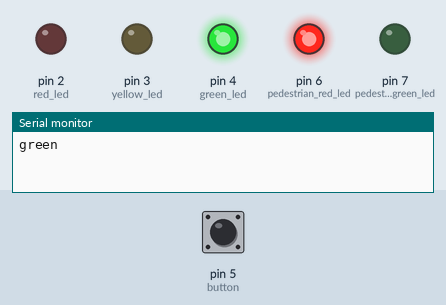
Recording of a sketch running on a simulated Arduino Uno, built with avr-gcc and run on an emulated ATmega328P. Shown: output pins drawn as LEDs (lit = HIGH), the last lines printed to the serial monitor. The inputs (shaded band) are chosen by the test bench; at power-on: pin 5 (button) HIGH.

Above: at 0.1 s.
At 10.4 s:
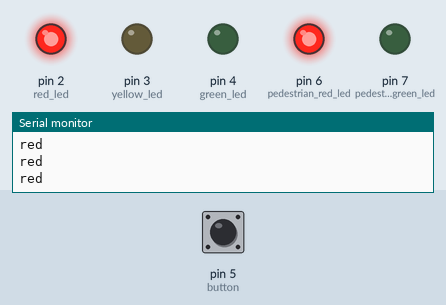
10.5 s: pin 5 (button) pulled LOW for 1.2 s
At 17.4 s:
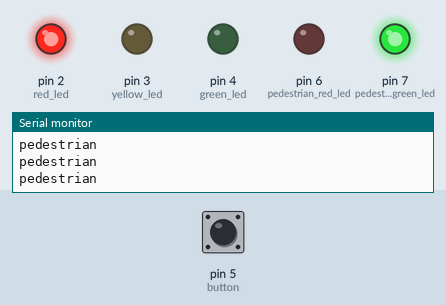
Timing chart, 0 to 18.9 s (numbered marks = the images above; inputs shaded):
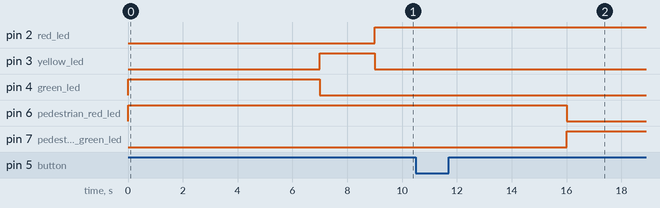

The sketch:

Task_6_-_arduino1.ino
```cpp
int red_led = 2;
int yellow_led = 3;
int green_led = 4;
int button = 5;
int pedestrian_red_led = 6;
int pedestrian_green_led = 7;

int signal_traffic = 0;
int signal_pedestrian = 1;

enum State {
  TRAFFIC_GREEN,
  TRAFFIC_YELLOW,
  TRAFFIC_RED,
  TRAFFIC_YELLOW_AFTER_RED,
  PEDESTRIAN_GREEN
};

State currentState = TRAFFIC_GREEN;

bool pedestrianRequest = false;
int timer = 0;

void setup() {
  pinMode(red_led, OUTPUT);
  pinMode(yellow_led, OUTPUT);
  pinMode(green_led, OUTPUT);
  pinMode(pedestrian_red_led, OUTPUT);
  pinMode(pedestrian_green_led, OUTPUT);
  pinMode(button, INPUT_PULLUP);

  Serial.begin(9600);
}

void loop() {
  if (digitalRead(button) == LOW) {
    pedestrianRequest = true;
  }

  switch (currentState) {
    case TRAFFIC_GREEN:
      setTrafficLight(green_led);
      setPedestrianLight(pedestrian_red_led);
      digitalWrite(signal_traffic, HIGH);      // Signal green light
      digitalWrite(signal_pedestrian, LOW);   // Pedestrian light is red
      timer++;

      if (timer >= 7) { // Green for 7 seconds
        currentState = TRAFFIC_YELLOW;
        timer = 0;
      }
      break;

    case TRAFFIC_YELLOW:
      setTrafficLight(yellow_led);
      setPedestrianLight(pedestrian_red_led);
      digitalWrite(signal_traffic, LOW);
      digitalWrite(signal_pedestrian, LOW);
      timer++;

      if (timer >= 2) { // Yellow for 3 seconds
        currentState = TRAFFIC_RED;
        timer = 0;
      }
      break;

    case TRAFFIC_RED:
      setTrafficLight(red_led);
      setPedestrianLight(pedestrian_red_led);
      digitalWrite(signal_traffic, LOW);
      digitalWrite(signal_pedestrian, LOW);
      timer++;

      if (timer >= 7) { // Red for 7 seconds
        if (pedestrianRequest) {
          currentState = PEDESTRIAN_GREEN;
        } else {
          currentState = TRAFFIC_YELLOW_AFTER_RED;
        }
        timer = 0;
      }
      break;

    case TRAFFIC_YELLOW_AFTER_RED:
      setTrafficLight(yellow_led);
      setPedestrianLight(pedestrian_red_led);
      digitalWrite(signal_traffic, LOW);
      digitalWrite(signal_pedestrian, LOW);
      timer++;

      if (timer >= 3) { // Yellow for 3 seconds after red
        currentState = TRAFFIC_GREEN;
        timer = 0;
      }
      break;

    case PEDESTRIAN_GREEN:
      setTrafficLight(red_led);
      setPedestrianLight(pedestrian_green_led);
      digitalWrite(signal_traffic, LOW);
      digitalWrite(signal_pedestrian, HIGH);
      timer++;

      if (timer >= 10) { // Pedestrian green for 10 seconds
        currentState = TRAFFIC_RED;
        pedestrianRequest = false;
        timer = 0;
      }
      break;
  }
  if (currentState == TRAFFIC_GREEN) {
    Serial.println("green");
  } else if (currentState == TRAFFIC_YELLOW || currentState == TRAFFIC_YELLOW_AFTER_RED) {
    Serial.println("yellow");
  } else if (currentState == TRAFFIC_RED) {
    Serial.println("red");
  } else if (currentState == PEDESTRIAN_GREEN) {
    Serial.println("pedestrian");
  }

  delay(1000);
}

void setTrafficLight(int light) {
  digitalWrite(red_led, light == red_led ? HIGH : LOW);
  digitalWrite(yellow_led, light == yellow_led ? HIGH : LOW);
  digitalWrite(green_led, light == green_led ? HIGH : LOW);
}

void setPedestrianLight(int light) {
  digitalWrite(pedestrian_red_led, light == pedestrian_red_led ? HIGH : LOW);
  digitalWrite(pedestrian_green_led, light == pedestrian_green_led ? HIGH : LOW);
}
```

Measured:
- after the input at 10.5 s, pin 2 (red_led): stays HIGH (without the input it goes to LOW after 5.5 s); pin 3 (yellow_led): stays LOW (without the input it goes to HIGH after 5.5 s)
